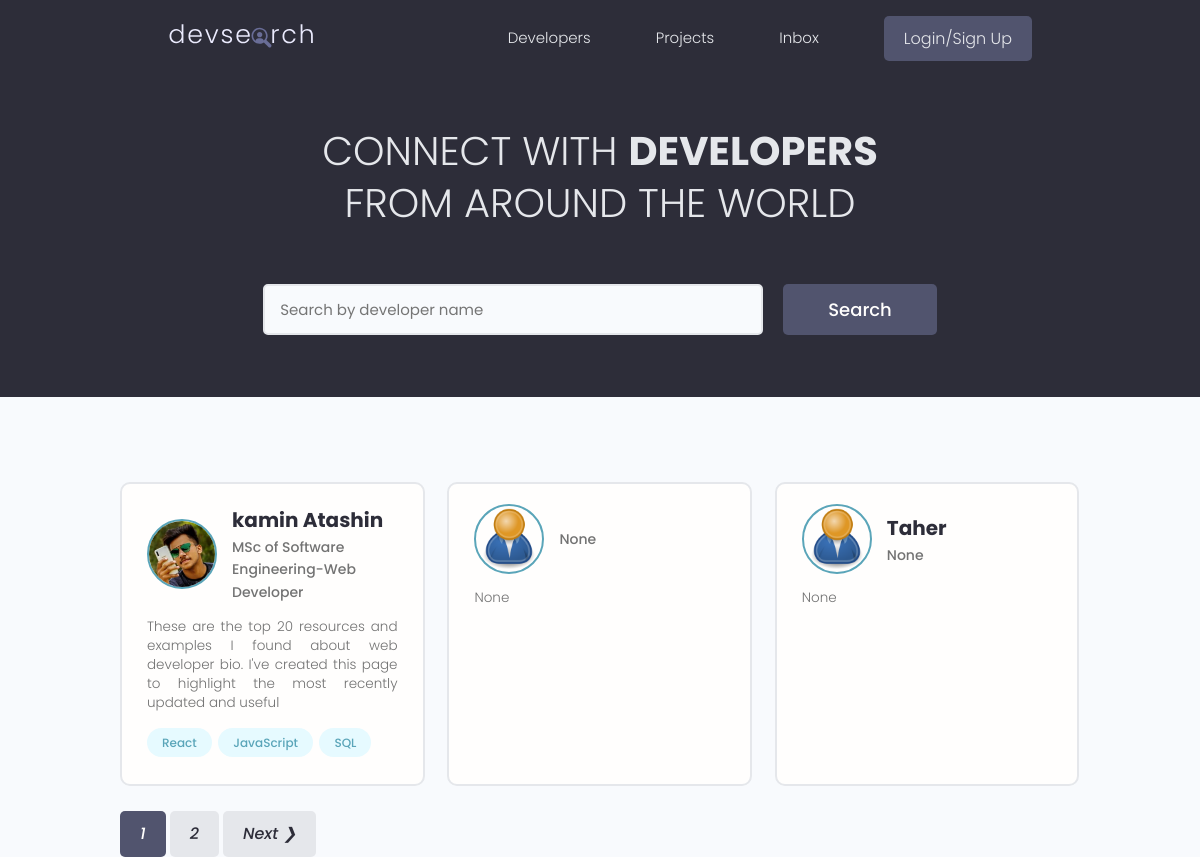
The app's page /, older data.
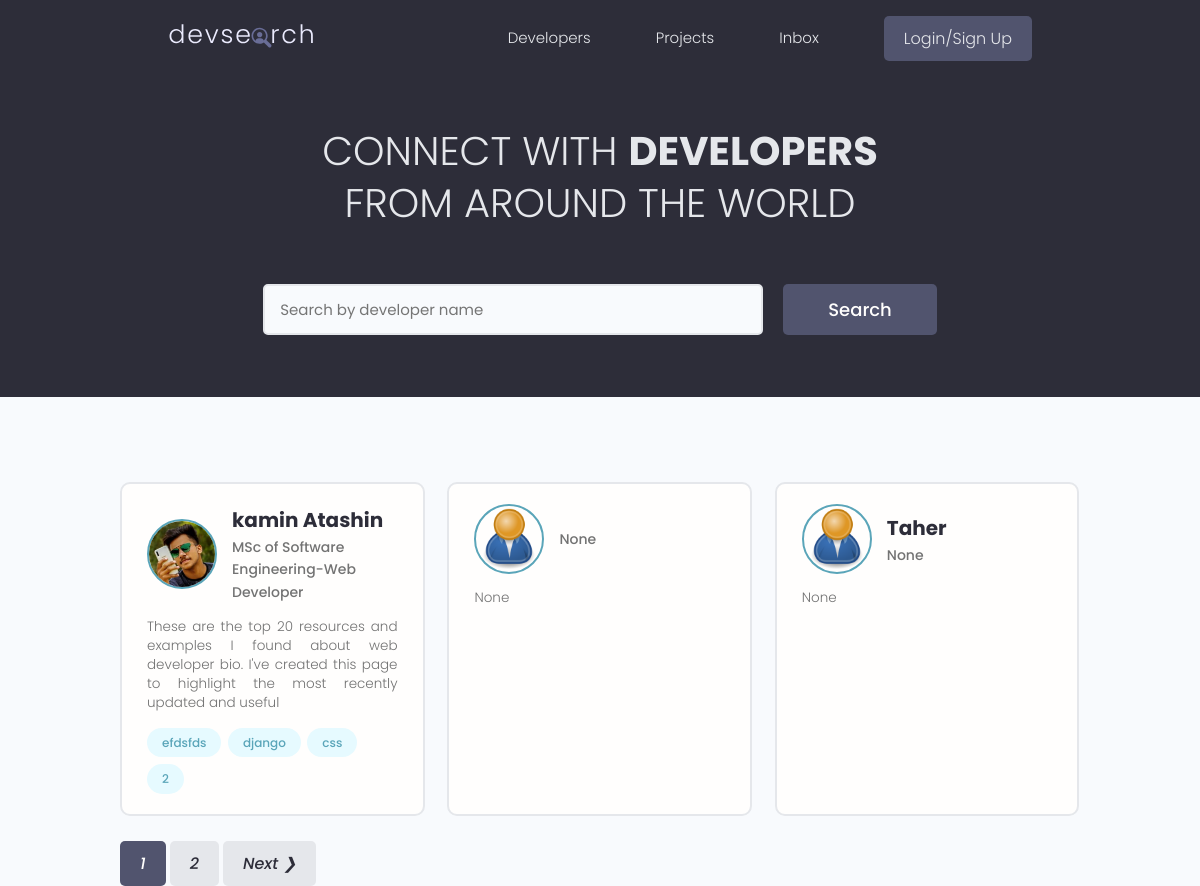
The same page, newer data.
### users/models.py (models this page shows, shortened)
class Profiles(models.Model):
    user=models.OneToOneField(User,on_delete=models.CASCADE,null=True,blank=True)
    name=models.CharField(max_length=200,blank=True,null=True)
    email=models.EmailField(max_length=500,blank=True,null=True)
    username=models.CharField(max_length=200,blank=True,null=True)
    short_intro=models.CharField(max_length=200,blank=True,null=True)
    username=models.CharField(max_length=40)
    location=models.TextField(null=True,blank=True)
    bio=models.TextField(null=True,blank=True)
    profile_image=models.ImageField(blank=True,null=True,upload_to='profiles/', default='profiles/user-default.png')
    social_github=models.CharField(max_length=2000,null=True,blank=True)
    social_twitter=models.CharField(max_length=2000,null=True,blank=True)
    socail_linkedin=models.CharField(max_length=2000,null=True,blank=True)
    social_youtube=models.CharField(max_length=2000,null=True,blank=True)
    social_website=models.CharField(max_length=2000,null=True,blank=True)
    created=models.DateTimeField(auto_now_add=True,editable=False)
    id=models.UUIDField(default= uuid.uuid4,unique=True,primary_key=True,editable=False)

class Skill(models.Model) :
    owner=models.ForeignKey(Profiles,on_delete=models.CASCADE,null=True,blank=True)
    name=models.CharField(max_length=200,null=True,blank=True)
    description=models.TextField(null=True,blank=True)
    created=models.DateTimeField(auto_now_add=True,editable=False)
    id=models.UUIDField(default=uuid.uuid4,primary_key=True,unique=True,editable=False)
    def __str__(self):
        return str(self.name)

### users/views.py (the view)
# urls.py: path('', views.profiles, name='profiles'),
def profiles(request):
    profiles,search_query=searchProfiles(request)
    custom_range,profiles=paginatProfiles(request,profiles,3)
    context={'profiles':profiles,'search_query':search_query,'custom_range':custom_range}
    return render(request,'users/profiles.html', context)

### users/utils.py (called while the page is built)
def paginatProfiles(request,profiles,results):
    page= request.GET.get('page')
    paginator=Paginator(profiles,results)
    try:
        profiles=paginator.page(page)
    except PageNotAnInteger:
        page=1
        profiles=paginator.page(page)
    except EmptyPage:
        page=paginator.num_pages
        profiles=paginator.page(page)
    leftIndex=(int(page)-4)
    if leftIndex<1 :
        leftIndex=1
    rightIndex=(int(page)+5)
    if rightIndex > paginator.num_pages:
        rightIndex=paginator.num_pages +1
    custom_range= range(leftIndex, rightIndex)
    return custom_range,profiles

def searchProfiles(request):
    search_query=''
    if request.GET.get('search_query'):
        search_query=request.GET.get('search_query')
    skill=Skill.objects.filter(name__icontains=search_query)
    profiles= Profiles.objects.distinct().filter(Q(name__icontains=search_query) |
                                      Q(short_intro__icontains=search_query) |
                                      Q(skill__in=skill)
    )
    return profiles,search_query

### users/templates/users/profiles.html (shortened to what this page needs)
{% extends 'main.html' %}
{% block content %}
 <main class="home">
    <section class="hero-section text-center">
      <div class="container container--narrow">
        <div class="hero-section__box">
          <h2>CONNECT WITH <span>DEVELOPERS</span></h2>
          <h2>FROM AROUND THE WORLD</h2>
        </div>
        <div class="hero-section__search">
          <form id="searchForm" class="form" action="{% url 'profiles'%}" method="get">
            <div class="form__field">
              <input class="input input--text" id="formInput#search" type="text" name="search_query"
              value="{{ search_query }}" placeholder="Search by developer name" />
            </div>
            <input class="btn btn--sub btn--lg" type="submit" value="Search" />
          </form>
        </div>
      </div>
    </section>
    <section class="devlist">
      <div class="container">
        <div class="grid grid--three">
        {% for profile in profiles %}
          <div class="column card">
            <div class="dev">
              <a href="{% url 'user-profile' profile.id %}" class="card__body">
                <div class="dev__profile">
                  <img class="avatar avatar--md" src="{{ profile.profile_image.url }}" alt="image" />
                  <div class="dev__meta">
                    <h3>{{profile.name}}</h3>
                    <h5>{{profile.short_intro|slice:"60"}}</h5>
                  </div>
                </div>
                <p class="dev__info">{{ profile.bio|slice:"150"}}</p>
                <div class="dev__skills">
                 {% for skill in profile.skill_set.all|slice:"5" %}
                  <span class="tag tag--pill tag--main">
                    <small> {{ skill }} </small>
                  </span>
                 {% endfor %}
                </div>
              </a>
            </div>
          </div>
        {% endfor%}
        </div>
      </div>
    </section>
    {% include 'pagination.html' with queryset=profiles  custom_range=custom_range%}
  </main>
{% endblock content %}

Row changes from the older to the newer data that the page shows:
removed Skill: name "React", shown under Profiles "kamin Atashin"
removed Skill: name "JavaScript", shown under Profiles "kamin Atashin"
removed Skill: name "SQL", shown under Profiles "kamin Atashin"
added Skill: name "efdsfds", shown under Profiles "kamin Atashin"
added Skill: name "django", shown under Profiles "kamin Atashin"
added Skill: name "css", shown under Profiles "kamin Atashin"
added Skill: name "2", shown under Profiles "kamin Atashin"
